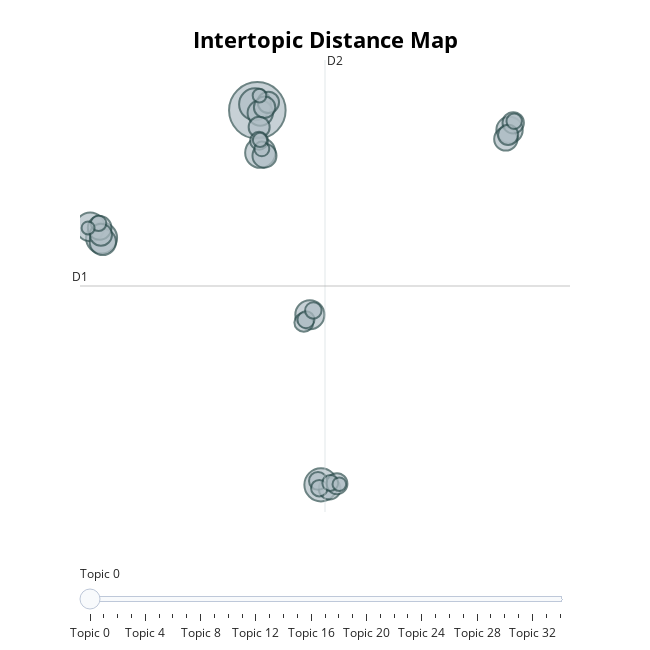

The notebook cell saved with this chart:
### Markdown cell above
Quantitative & Qualitative Evaluation Methods

### Code cell
# Quantitative Evaluation Methods
from gensim.models.coherencemodel import CoherenceModel
from gensim.corpora import Dictionary



# 1. Topic Coherence Score
# Prepare the texts and topics
tokenized_docs = [doc.split() for doc in beyondblue_documents]  # assuming preprocessed docs
dictionary = Dictionary(tokenized_docs)
corpus = [dictionary.doc2bow(doc) for doc in tokenized_docs]

# Get top words per topic
topics_Coherence = topic_model.get_topics()
topic_words = []
for topic_id in topics_Coherence:
    words = [word for word, _ in topics_Coherence[topic_id]]
    topic_words.append(words)

# Compute coherence score
coherence_model = CoherenceModel(
    topics=topic_words,
    texts=tokenized_docs,
    dictionary=dictionary,
    coherence='c_v'  # or 'u_mass', 'c_npmi', etc.
)
coherence = coherence_model.get_coherence()
print(f"Coherence Score: {coherence:.4f}")



# 2. Topic Diversity Score
def topic_diversity(topics, topk=10):
    all_words = [word for topic in topics.values() for word, _ in topic[:topk]]
    unique_words = set(all_words)
    return len(unique_words) / (len(topics) * topk)

# Usage
topics_dict = topic_model.get_topics()
div_score = topic_diversity(topics_dict, topk=10)
print(f"Topic Diversity: {div_score:.4f}")



# 3. Intra/Inter-topic Distance via beyondblue_embeddings
from sklearn.metrics import silhouette_score
import numpy as np

# 1️ Get document beyondblue_embeddings # optional but helps distance metrics
# beyondblue_embeddings

# 2️ Drop outliers so every sample has a valid cluster label
valid_idx   = [i for i, t in enumerate(topics) if t != -1]
X_valid     = beyondblue_embeddings[valid_idx]
labels_valid = np.array(topics)[valid_idx]

# 3️ Compute silhouette (cosine distance works better for transformers)
score = silhouette_score(X_valid, labels_valid, metric="cosine")
print(f"Silhouette Score: {score:.4f}")






# Qualitative Evaluation Methods

# 1. Review Top Words per Topic
for topic in set(topics):
    print(f"Topic {topic}:")
    print(topic_model.get_topic(topic))

# 2. Inspect Topic Examples
# topic_model.get_representative_docs()

# 3. Visualize Topic Distribution
# topic_model.visualize_barchart(top_n_topics=10)
# topic_model.visualize_distribution(probs, min_probability=0.015)

# 4. Visualize Topics with UMAP
topic_model.visualize_topics()

### Figure 1 — Plotly figure (JSON) as saved in the notebook; plotly's stock layout.template omitted (floating-point values rounded to 4 significant figures)
{"data": [{"customdata": [[0, "im | like | dont | ive | feel", 189], [1, "help | ive | im | know | mental", 65], [2, "dont | im | like | feel | know", 60], [3, "im | really | going | feel | like", 57], [4, "mum | would | family | home | didnt", 54], [5, "years | sister | mum | life | family", 50], [6, "mum | lost | died | cancer | ago", 49], [7, "life | thoughts | people | experience | feel", 41], [8, "gp | plan | psychologist | psychiatrist | new", 41], [9, "im | ive | feel | like | dont", 38], [10, "relationship | love | partner | married | years", 34], [11, "im | life | go | feel | cat", 33], [12, "mental | community | many | people | communities", 32], [13, "help | anxiety | work | feel | get", 29], [14, "time | anxiety | anyone | ive | year", 28], [15, "dont | want | dont know | know | dont want", 27], [16, "dont | im | know | dont know | feel", 27], [17, "feel | ive | time | years | thoughts", 27], [18, "anxiety | anyone | depression | ptsd | diagnosed", 26], [19, "im | like | feel | dont | feel like", 26], [20, "health | mental | one | family | mental health", 24], [21, "grief | lost | know | time | would", 21], [22, "job | get | im | dont | work", 19], [23, "im | dont | life | even | get", 19], [24, "vet | baby | never | life | dogs", 17], [25, "im | ive | tone | time | public", 16], [26, "office | manager | work | staff | boss", 16], [27, "significant | conference | colleague | work | grief", 15], [28, "job | today | mum | feel | refuses", 14], [29, "anxiety | sleep | im | medication | ive", 14], [30, "work | im | life | back | go", 13], [31, "im | life | work | ive | job", 12], [32, "narcissistic | narcissistic abuse | abuse | survivor | support groups", 11], [33, "im | feeling | feel | ive | really", 11], [34, "lost | ago | years | ago lost | passed", 10]], "hovertemplate": "<b>Topic %{customdata[0]}</b><br>%{customdata[1]}<br>Size: %{customdata[2]}", "legendgroup": "", "marker": {"color": "#B0BEC5", "line": {"color": "DarkSlateGrey", "width": 2}, "size": [189, 65, 60, 57, 54, 50, 49, 41, 41, 38, 34, 33, 32, 29, 28, 27, 27, 27, 26, 26, 24, 21, 19, 19, 17, 16, 16, 15, 14, 14, 13, 12, 11, 11, 10], "sizemode": "area", "sizeref": 0.1181, "symbol": "circle"}, "mode": "markers", "name": "", "orientation": "v", "showlegend": false, "type": "scatter", "x": [7.993, 12.41, 7.834, -2.816, 8.197, 11.64, -3.604, 25.49, -2.728, 8.197, 8.489, -2.948, 25.23, -2.86, 13.01, 8.757, 8.497, 25.75, 13.52, 8.119, 25.39, 11.22, 8.113, 12.2, 11.37, 12.29, 11.88, 13.05, -3.021, 25.82, 8.306, 8.176, 13.68, 8.143, -3.749], "xaxis": "x", "y": [12.21, -8.332, 12.55, 5.211, 9.89, 0.9983, 5.826, 11.14, 4.995, 12.07, 9.728, 5.768, 10.65, 5.391, -8.542, 12.65, 12.39, 11.53, -8.27, 11.29, 10.87, 0.581, 10.54, -8.117, 0.7299, -8.514, 1.237, -8.228, 6.018, 11.62, 10.1, 10.59, -8.297, 13.02, 5.762], "yaxis": "y"}], "layout": {"annotations": [{"showarrow": false, "text": "D1", "x": -4.311, "y": 2.577, "yshift": 10}, {"showarrow": false, "text": "D2", "x": 12.69, "xshift": 10, "y": 14.98}], "height": 650, "hoverlabel": {"bgcolor": "white", "font": {"family": "Rockwell", "size": 16}}, "legend": {"itemsizing": "constant", "tracegroupgap": 0}, "margin": {"t": 60}, "shapes": [{"line": {"color": "#CFD8DC", "width": 2}, "type": "line", "x0": 12.69, "x1": 12.69, "y0": -9.823, "y1": 14.98}, {"line": {"color": "#9E9E9E", "width": 2}, "type": "line", "x0": -4.311, "x1": 29.69, "y0": 2.577, "y1": 2.577}], "sliders": [{"active": 0, "pad": {"t": 50}, "steps": [{"args": [{"marker.color": [["red", "#B0BEC5", "#B0BEC5", "#B0BEC5", "#B0BEC5", "#B0BEC5", "#B0BEC5", "#B0BEC5", "#B0BEC5", "#B0BEC5", "#B0BEC5", "#B0BEC5", "#B0BEC5", "#B0BEC5", "#B0BEC5", "#B0BEC5", "#B0BEC5", "#B0BEC5", "#B0BEC5", "#B0BEC5", "#B0BEC5", "#B0BEC5", "#B0BEC5", "#B0BEC5", "#B0BEC5", "#B0BEC5", "#B0BEC5", "#B0BEC5", "#B0BEC5", "#B0BEC5", "#B0BEC5", "#B0BEC5", "#B0BEC5", "#B0BEC5", "#B0BEC5"]]}], "label": "Topic 0", "method": "update"}, {"args": [{"marker.color": [["#B0BEC5", "red", "#B0BEC5", "#B0BEC5", "#B0BEC5", "#B0BEC5", "#B0BEC5", "#B0BEC5", "#B0BEC5", "#B0BEC5", "#B0BEC5", "#B0BEC5", "#B0BEC5", "#B0BEC5", "#B0BEC5", "#B0BEC5", "#B0BEC5", "#B0BEC5", "#B0BEC5", "#B0BEC5", "#B0BEC5", "#B0BEC5", "#B0BEC5", "#B0BEC5", "#B0BEC5", "#B0BEC5", "#B0BEC5", "#B0BEC5", "#B0BEC5", "#B0BEC5", "#B0BEC5", "#B0BEC5", "#B0BEC5", "#B0BEC5", "#B0BEC5"]]}], "label": "Topic 1", "method": "update"}, {"args": [{"marker.color": [["#B0BEC5", "#B0BEC5", "red", "#B0BEC5", "#B0BEC5", "#B0BEC5", "#B0BEC5", "#B0BEC5", "#B0BEC5", "#B0BEC5", "#B0BEC5", "#B0BEC5", "#B0BEC5", "#B0BEC5", "#B0BEC5", "#B0BEC5", "#B0BEC5", "#B0BEC5", "#B0BEC5", "#B0BEC5", "#B0BEC5", "#B0BEC5", "#B0BEC5", "#B0BEC5", "#B0BEC5", "#B0BEC5", "#B0BEC5", "#B0BEC5", "#B0BEC5", "#B0BEC5", "#B0BEC5", "#B0BEC5", "#B0BEC5", "#B0BEC5", "#B0BEC5"]]}], "label": "Topic 2", "method": "update"}, {"args": [{"marker.color": [["#B0BEC5", "#B0BEC5", "#B0BEC5", "red", "#B0BEC5", "#B0BEC5", "#B0BEC5", "#B0BEC5", "#B0BEC5", "#B0BEC5", "#B0BEC5", "#B0BEC5", "#B0BEC5", "#B0BEC5", "#B0BEC5", "#B0BEC5", "#B0BEC5", "#B0BEC5", "#B0BEC5", "#B0BEC5", "#B0BEC5", "#B0BEC5", "#B0BEC5", "#B0BEC5", "#B0BEC5", "#B0BEC5", "#B0BEC5", "#B0BEC5", "#B0BEC5", "#B0BEC5", "#B0BEC5", "#B0BEC5", "#B0BEC5", "#B0BEC5", "#B0BEC5"]]}], "label": "Topic 3", "method": "update"}, {"args": [{"marker.color": [["#B0BEC5", "#B0BEC5", "#B0BEC5", "#B0BEC5", "red", "#B0BEC5", "#B0BEC5", "#B0BEC5", "#B0BEC5", "#B0BEC5", "#B0BEC5", "#B0BEC5", "#B0BEC5", "#B0BEC5", "#B0BEC5", "#B0BEC5", "#B0BEC5", "#B0BEC5", "#B0BEC5", "#B0BEC5", "#B0BEC5", "#B0BEC5", "#B0BEC5", "#B0BEC5", "#B0BEC5", "#B0BEC5", "#B0BEC5", "#B0BEC5", "#B0BEC5", "#B0BEC5", "#B0BEC5", "#B0BEC5", "#B0BEC5", "#B0BEC5", "#B0BEC5"]]}], "label": "Topic 4", "method": "update"}, {"args": [{"marker.color": [["#B0BEC5", "#B0BEC5", "#B0BEC5", "#B0BEC5", "#B0BEC5", "red", "#B0BEC5", "#B0BEC5", "#B0BEC5", "#B0BEC5", "#B0BEC5", "#B0BEC5", "#B0BEC5", "#B0BEC5", "#B0BEC5", "#B0BEC5", "#B0BEC5", "#B0BEC5", "#B0BEC5", "#B0BEC5", "#B0BEC5", "#B0BEC5", "#B0BEC5", "#B0BEC5", "#B0BEC5", "#B0BEC5", "#B0BEC5", "#B0BEC5", "#B0BEC5", "#B0BEC5", "#B0BEC5", "#B0BEC5", "#B0BEC5", "#B0BEC5", "#B0BEC5"]]}], "label": "Topic 5", "method": "update"}, {"args": [{"marker.color": [["#B0BEC5", "#B0BEC5", "#B0BEC5", "#B0BEC5", "#B0BEC5", "#B0BEC5", "red", "#B0BEC5", "#B0BEC5", "#B0BEC5", "#B0BEC5", "#B0BEC5", "#B0BEC5", "#B0BEC5", "#B0BEC5", "#B0BEC5", "#B0BEC5", "#B0BEC5", "#B0BEC5", "#B0BEC5", "#B0BEC5", "#B0BEC5", "#B0BEC5", "#B0BEC5", "#B0BEC5", "#B0BEC5", "#B0BEC5", "#B0BEC5", "#B0BEC5", "#B0BEC5", "#B0BEC5", "#B0BEC5", "#B0BEC5", "#B0BEC5", "#B0BEC5"]]}], "label": "Topic 6", "method": "update"}, {"args": [{"marker.color": [["#B0BEC5", "#B0BEC5", "#B0BEC5", "#B0BEC5", "#B0BEC5", "#B0BEC5", "#B0BEC5", "red", "#B0BEC5", "#B0BEC5", "#B0BEC5", "#B0BEC5", "#B0BEC5", "#B0BEC5", "#B0BEC5", "#B0BEC5", "#B0BEC5", "#B0BEC5", "#B0BEC5", "#B0BEC5", "#B0BEC5", "#B0BEC5", "#B0BEC5", "#B0BEC5", "#B0BEC5", "#B0BEC5", "#B0BEC5", "#B0BEC5", "#B0BEC5", "#B0BEC5", "#B0BEC5", "#B0BEC5", "#B0BEC5", "#B0BEC5", "#B0BEC5"]]}], "label": "Topic 7", "method": "update"}, {"args": [{"marker.color": [["#B0BEC5", "#B0BEC5", "#B0BEC5", "#B0BEC5", "#B0BEC5", "#B0BEC5", "#B0BEC5", "#B0BEC5", "red", "#B0BEC5", "#B0BEC5", "#B0BEC5", "#B0BEC5", "#B0BEC5", "#B0BEC5", "#B0BEC5", "#B0BEC5", "#B0BEC5", "#B0BEC5", "#B0BEC5", "#B0BEC5", "#B0BEC5", "#B0BEC5", "#B0BEC5", "#B0BEC5", "#B0BEC5", "#B0BEC5", "#B0BEC5", "#B0BEC5", "#B0BEC5", "#B0BEC5", "#B0BEC5", "#B0BEC5", "#B0BEC5", "#B0BEC5"]]}], "label": "Topic 8", "method": "update"}, {"args": [{"marker.color": [["#B0BEC5", "#B0BEC5", "#B0BEC5", "#B0BEC5", "#B0BEC5", "#B0BEC5", "#B0BEC5", "#B0BEC5", "#B0BEC5", "red", "#B0BEC5", "#B0BEC5", "#B0BEC5", "#B0BEC5", "#B0BEC5", "#B0BEC5", "#B0BEC5", "#B0BEC5", "#B0BEC5", "#B0BEC5", "#B0BEC5", "#B0BEC5", "#B0BEC5", "#B0BEC5", "#B0BEC5", "#B0BEC5", "#B0BEC5", "#B0BEC5", "#B0BEC5", "#B0BEC5", "#B0BEC5", "#B0BEC5", "#B0BEC5", "#B0BEC5", "#B0BEC5"]]}], "label": "Topic 9", "method": "update"}, {"args": [{"marker.color": [["#B0BEC5", "#B0BEC5", "#B0BEC5", "#B0BEC5", "#B0BEC5", "#B0BEC5", "#B0BEC5", "#B0BEC5", "#B0BEC5", "#B0BEC5", "red", "#B0BEC5", "#B0BEC5", "#B0BEC5", "#B0BEC5", "#B0BEC5", "#B0BEC5", "#B0BEC5", "#B0BEC5", "#B0BEC5", "#B0BEC5", "#B0BEC5", "#B0BEC5", "#B0BEC5", "#B0BEC5", "#B0BEC5", "#B0BEC5", "#B0BEC5", "#B0BEC5", "#B0BEC5", "#B0BEC5", "#B0BEC5", "#B0BEC5", "#B0BEC5", "#B0BEC5"]]}], "label": "Topic 10", "method": "update"}, {"args": [{"marker.color": [["#B0BEC5", "#B0BEC5", "#B0BEC5", "#B0BEC5", "#B0BEC5", "#B0BEC5", "#B0BEC5", "#B0BEC5", "#B0BEC5", "#B0BEC5", "#B0BEC5", "red", "#B0BEC5", "#B0BEC5", "#B0BEC5", "#B0BEC5", "#B0BEC5", "#B0BEC5", "#B0BEC5", "#B0BEC5", "#B0BEC5", "#B0BEC5", "#B0BEC5", "#B0BEC5", "#B0BEC5", "#B0BEC5", "#B0BEC5", "#B0BEC5", "#B0BEC5", "#B0BEC5", "#B0BEC5", "#B0BEC5", "#B0BEC5", "#B0BEC5", "#B0BEC5"]]}], "label": "Topic 11", "method": "update"}, {"args": [{"marker.color": [["#B0BEC5", "#B0BEC5", "#B0BEC5", "#B0BEC5", "#B0BEC5", "#B0BEC5", "#B0BEC5", "#B0BEC5", "#B0BEC5", "#B0BEC5", "#B0BEC5", "#B0BEC5", "red", "#B0BEC5", "#B0BEC5", "#B0BEC5", "#B0BEC5", "#B0BEC5", "#B0BEC5", "#B0BEC5", "#B0BEC5", "#B0BEC5", "#B0BEC5", "#B0BEC5", "#B0BEC5", "#B0BEC5", "#B0BEC5", "#B0BEC5", "#B0BEC5", "#B0BEC5", "#B0BEC5", "#B0BEC5", "#B0BEC5", "#B0BEC5", "#B0BEC5"]]}], "label": "Topic 12", "method": "update"}, {"args": [{"marker.color": [["#B0BEC5", "#B0BEC5", "#B0BEC5", "#B0BEC5", "#B0BEC5", "#B0BEC5", "#B0BEC5", "#B0BEC5", "#B0BEC5", "#B0BEC5", "#B0BEC5", "#B0BEC5", "#B0BEC5", "red", "#B0BEC5", "#B0BEC5", "#B0BEC5", "#B0BEC5", "#B0BEC5", "#B0BEC5", "#B0BEC5", "#B0BEC5", "#B0BEC5", "#B0BEC5", "#B0BEC5", "#B0BEC5", "#B0BEC5", "#B0BEC5", "#B0BEC5", "#B0BEC5", "#B0BEC5", "#B0BEC5", "#B0BEC5", "#B0BEC5", "#B0BEC5"]]}], "label": "Topic 13", "method": "update"}, {"args": [{"marker.color": [["#B0BEC5", "#B0BEC5", "#B0BEC5", "#B0BEC5", "#B0BEC5", "#B0BEC5", "#B0BEC5", "#B0BEC5", "#B0BEC5", "#B0BEC5", "#B0BEC5", "#B0BEC5", "#B0BEC5", "#B0BEC5", "red", "#B0BEC5", "#B0BEC5", "#B0BEC5", "#B0BEC5", "#B0BEC5", "#B0BEC5", "#B0BEC5", "#B0BEC5", "#B0BEC5", "#B0BEC5", "#B0BEC5", "#B0BEC5", "#B0BEC5", "#B0BEC5", "#B0BEC5", "#B0BEC5", "#B0BEC5", "#B0BEC5", "#B0BEC5", "#B0BEC5"]]}], "label": "Topic 14", "method": "update"}, {"args": [{"marker.color": [["#B0BEC5", "#B0BEC5", "#B0BEC5", "#B0BEC5", "#B0BEC5", "#B0BEC5", "#B0BEC5", "#B0BEC5", "#B0BEC5", "#B0BEC5", "#B0BEC5", "#B0BEC5", "#B0BEC5", "#B0BEC5", "#B0BEC5", "red", "#B0BEC5", "#B0BEC5", "#B0BEC5", "#B0BEC5", "#B0BEC5", "#B0BEC5", "#B0BEC5", "#B0BEC5", "#B0BEC5", "#B0BEC5", "#B0BEC5", "#B0BEC5", "#B0BEC5", "#B0BEC5", "#B0BEC5", "#B0BEC5", "#B0BEC5", "#B0BEC5", "#B0BEC5"]]}], "label": "Topic 15", "method": "update"}, {"args": [{"marker.color": [["#B0BEC5", "#B0BEC5", "#B0BEC5", "#B0BEC5", "#B0BEC5", "#B0BEC5", "#B0BEC5", "#B0BEC5", "#B0BEC5", "#B0BEC5", "#B0BEC5", "#B0BEC5", "#B0BEC5", "#B0BEC5", "#B0BEC5", "#B0BEC5", "red", "#B0BEC5", "#B0BEC5", "#B0BEC5", "#B0BEC5", "#B0BEC5", "#B0BEC5", "#B0BEC5", "#B0BEC5", "#B0BEC5", "#B0BEC5", "#B0BEC5", "#B0BEC5", "#B0BEC5", "#B0BEC5", "#B0BEC5", "#B0BEC5", "#B0BEC5", "#B0BEC5"]]}], "label": "Topic 16", "method": "update"}, {"args": [{"marker.color": [["#B0BEC5", "#B0BEC5", "#B0BEC5", "#B0BEC5", "#B0BEC5", "#B0BEC5", "#B0BEC5", "#B0BEC5", "#B0BEC5", "#B0BEC5", "#B0BEC5", "#B0BEC5", "#B0BEC5", "#B0BEC5", "#B0BEC5", "#B0BEC5", "#B0BEC5", "red", "#B0BEC5", "#B0BEC5", "#B0BEC5", "#B0BEC5", "#B0BEC5", "#B0BEC5", "#B0BEC5", "#B0BEC5", "#B0BEC5", "#B0BEC5", "#B0BEC5", "#B0BEC5", "#B0BEC5", "#B0BEC5", "#B0BEC5", "#B0BEC5", "#B0BEC5"]]}], "label": "Topic 17", "method": "update"}, {"args": [{"marker.color": [["#B0BEC5", "#B0BEC5", "#B0BEC5", "#B0BEC5", "#B0BEC5", "#B0BEC5", "#B0BEC5", "#B0BEC5", "#B0BEC5", "#B0BEC5", "#B0BEC5", "#B0BEC5", "#B0BEC5", "#B0BEC5", "#B0BEC5", "#B0BEC5", "#B0BEC5", "#B0BEC5", "red", "#B0BEC5", "#B0BEC5", "#B0BEC5", "#B0BEC5", "#B0BEC5", "#B0BEC5", "#B0BEC5", "#B0BEC5", "#B0BEC5", "#B0BEC5", "#B0BEC5", "#B0BEC5", "#B0BEC5", "#B0BEC5", "#B0BEC5", "#B0BEC5"]]}], "label": "Topic 18", "method": "update"}, {"args": [{"marker.color": [["#B0BEC5", "#B0BEC5", "#B0BEC5", "#B0BEC5", "#B0BEC5", "#B0BEC5", "#B0BEC5", "#B0BEC5", "#B0BEC5", "#B0BEC5", "#B0BEC5", "#B0BEC5", "#B0BEC5", "#B0BEC5", "#B0BEC5", "#B0BEC5", "#B0BEC5", "#B0BEC5", "#B0BEC5", "red", "#B0BEC5", "#B0BEC5", "#B0BEC5", "#B0BEC5", "#B0BEC5", "#B0BEC5", "#B0BEC5", "#B0BEC5", "#B0BEC5", "#B0BEC5", "#B0BEC5", "#B0BEC5", "#B0BEC5", "#B0BEC5", "#B0BEC5"]]}], "label": "Topic 19", "method": "update"}, {"args": [{"marker.color": [["#B0BEC5", "#B0BEC5", "#B0BEC5", "#B0BEC5", "#B0BEC5", "#B0BEC5", "#B0BEC5", "#B0BEC5", "#B0BEC5", "#B0BEC5", "#B0BEC5", "#B0BEC5", "#B0BEC5", "#B0BEC5", "#B0BEC5", "#B0BEC5", "#B0BEC5", "#B0BEC5", "#B0BEC5", "#B0BEC5", "red", "#B0BEC5", "#B0BEC5", "#B0BEC5", "#B0BEC5", "#B0BEC5", "#B0BEC5", "#B0BEC5", "#B0BEC5", "#B0BEC5", "#B0BEC5", "#B0BEC5", "#B0BEC5", "#B0BEC5", "#B0BEC5"]]}], "label": "Topic 20", "method": "update"}, {"args": [{"marker.color": [["#B0BEC5", "#B0BEC5", "#B0BEC5", "#B0BEC5", "#B0BEC5", "#B0BEC5", "#B0BEC5", "#B0BEC5", "#B0BEC5", "#B0BEC5", "#B0BEC5", "#B0BEC5", "#B0BEC5", "#B0BEC5", "#B0BEC5", "#B0BEC5", "#B0BEC5", "#B0BEC5", "#B0BEC5", "#B0BEC5", "#B0BEC5", "red", "#B0BEC5", "#B0BEC5", "#B0BEC5", "#B0BEC5", "#B0BEC5", "#B0BEC5", "#B0BEC5", "#B0BEC5", "#B0BEC5", "#B0BEC5", "#B0BEC5", "#B0BEC5", "#B0BEC5"]]}], "label": "Topic 21", "method": "update"}, {"args": [{"marker.color": [["#B0BEC5", "#B0BEC5", "#B0BEC5", "#B0BEC5", "#B0BEC5", "#B0BEC5", "#B0BEC5", "#B0BEC5", "#B0BEC5", "#B0BEC5", "#B0BEC5", "#B0BEC5", "#B0BEC5", "#B0BEC5", "#B0BEC5", "#B0BEC5", "#B0BEC5", "#B0BEC5", "#B0BEC5", "#B0BEC5", "#B0BEC5", "#B0BEC5", "red", "#B0BEC5", "#B0BEC5", "#B0BEC5", "#B0BEC5", "#B0BEC5", "#B0BEC5", "#B0BEC5", "#B0BEC5", "#B0BEC5", "#B0BEC5", "#B0BEC5", "#B0BEC5"]]}], "label": "Topic 22", "method": "update"}, {"args": [{"marker.color": [["#B0BEC5", "#B0BEC5", "#B0BEC5", "#B0BEC5", "#B0BEC5", "#B0BEC5", "#B0BEC5", "#B0BEC5", "#B0BEC5", "#B0BEC5", "#B0BEC5", "#B0BEC5", "#B0BEC5", "#B0BEC5", "#B0BEC5", "#B0BEC5", "#B0BEC5", "#B0BEC5", "#B0BEC5", "#B0BEC5", "#B0BEC5", "#B0BEC5", "#B0BEC5", "red", "#B0BEC5", "#B0BEC5", "#B0BEC5", "#B0BEC5", "#B0BEC5", "#B0BEC5", "#B0BEC5", "#B0BEC5", "#B0BEC5", "#B0BEC5", "#B0BEC5"]]}], "label": "Topic 23", "method": "update"}, {"args": [{"marker.color": [["#B0BEC5", "#B0BEC5", "#B0BEC5", "#B0BEC5", "#B0BEC5", "#B0BEC5", "#B0BEC5", "#B0BEC5", "#B0BEC5", "#B0BEC5", "#B0BEC5", "#B0BEC5", "#B0BEC5", "#B0BEC5", "#B0BEC5", "#B0BEC5", "#B0BEC5", "#B0BEC5", "#B0BEC5", "#B0BEC5", "#B0BEC5", "#B0BEC5", "#B0BEC5", "#B0BEC5", "red", "#B0BEC5", "#B0BEC5", "#B0BEC5", "#B0BEC5", "#B0BEC5", "#B0BEC5", "#B0BEC5", "#B0BEC5", "#B0BEC5", "#B0BEC5"]]}], "label": "Topic 24", "method": "update"}, {"args": [{"marker.color": [["#B0BEC5", "#B0BEC5", "#B0BEC5", "#B0BEC5", "#B0BEC5", "#B0BEC5", "#B0BEC5", "#B0BEC5", "#B0BEC5", "#B0BEC5", "#B0BEC5", "#B0BEC5", "#B0BEC5", "#B0BEC5", "#B0BEC5", "#B0BEC5", "#B0BEC5", "#B0BEC5", "#B0BEC5", "#B0BEC5", "#B0BEC5", "#B0BEC5", "#B0BEC5", "#B0BEC5", "#B0BEC5", "red", "#B0BEC5", "#B0BEC5", "#B0BEC5", "#B0BEC5", "#B0BEC5", "#B0BEC5", "#B0BEC5", "#B0BEC5", "#B0BEC5"]]}], "label": "Topic 25", "method": "update"}, {"args": [{"marker.color": [["#B0BEC5", "#B0BEC5", "#B0BEC5", "#B0BEC5", "#B0BEC5", "#B0BEC5", "#B0BEC5", "#B0BEC5", "#B0BEC5", "#B0BEC5", "#B0BEC5", "#B0BEC5", "#B0BEC5", "#B0BEC5", "#B0BEC5", "#B0BEC5", "#B0BEC5", "#B0BEC5", "#B0BEC5", "#B0BEC5", "#B0BEC5", "#B0BEC5", "#B0BEC5", "#B0BEC5", "#B0BEC5", "#B0BEC5", "red", "#B0BEC5", "#B0BEC5", "#B0BEC5", "#B0BEC5", "#B0BEC5", "#B0BEC5", "#B0BEC5", "#B0BEC5"]]}], "label": "Topic 26", "method": "update"}, {"args": [{"marker.color": [["#B0BEC5", "#B0BEC5", "#B0BEC5", "#B0BEC5", "#B0BEC5", "#B0BEC5", "#B0BEC5", "#B0BEC5", "#B0BEC5", "#B0BEC5", "#B0BEC5", "#B0BEC5", "#B0BEC5", "#B0BEC5", "#B0BEC5", "#B0BEC5", "#B0BEC5", "#B0BEC5", "#B0BEC5", "#B0BEC5", "#B0BEC5", "#B0BEC5", "#B0BEC5", "#B0BEC5", "#B0BEC5", "#B0BEC5", "#B0BEC5", "red", "#B0BEC5", "#B0BEC5", "#B0BEC5", "#B0BEC5", "#B0BEC5", "#B0BEC5", "#B0BEC5"]]}], "label": "Topic 27", "method": "update"}, {"args": [{"marker.color": [["#B0BEC5", "#B0BEC5", "#B0BEC5", "#B0BEC5", "#B0BEC5", "#B0BEC5", "#B0BEC5", "#B0BEC5", "#B0BEC5", "#B0BEC5", "#B0BEC5", "#B0BEC5", "#B0BEC5", "#B0BEC5", "#B0BEC5", "#B0BEC5", "#B0BEC5", "#B0BEC5", "#B0BEC5", "#B0BEC5", "#B0BEC5", "#B0BEC5", "#B0BEC5", "#B0BEC5", "#B0BEC5", "#B0BEC5", "#B0BEC5", "#B0BEC5", "red", "#B0BEC5", "#B0BEC5", "#B0BEC5", "#B0BEC5", "#B0BEC5", "#B0BEC5"]]}], "label": "Topic 28", "method": "update"}, {"args": [{"marker.color": [["#B0BEC5", "#B0BEC5", "#B0BEC5", "#B0BEC5", "#B0BEC5", "#B0BEC5", "#B0BEC5", "#B0BEC5", "#B0BEC5", "#B0BEC5", "#B0BEC5", "#B0BEC5", "#B0BEC5", "#B0BEC5", "#B0BEC5", "#B0BEC5", "#B0BEC5", "#B0BEC5", "#B0BEC5", "#B0BEC5", "#B0BEC5", "#B0BEC5", "#B0BEC5", "#B0BEC5", "#B0BEC5", "#B0BEC5", "#B0BEC5", "#B0BEC5", "#B0BEC5", "red", "#B0BEC5", "#B0BEC5", "#B0BEC5", "#B0BEC5", "#B0BEC5"]]}], "label": "Topic 29", "method": "update"}, {"args": [{"marker.color": [["#B0BEC5", "#B0BEC5", "#B0BEC5", "#B0BEC5", "#B0BEC5", "#B0BEC5", "#B0BEC5", "#B0BEC5", "#B0BEC5", "#B0BEC5", "#B0BEC5", "#B0BEC5", "#B0BEC5", "#B0BEC5", "#B0BEC5", "#B0BEC5", "#B0BEC5", "#B0BEC5", "#B0BEC5", "#B0BEC5", "#B0BEC5", "#B0BEC5", "#B0BEC5", "#B0BEC5", "#B0BEC5", "#B0BEC5", "#B0BEC5", "#B0BEC5", "#B0BEC5", "#B0BEC5", "red", "#B0BEC5", "#B0BEC5", "#B0BEC5", "#B0BEC5"]]}], "label": "Topic 30", "method": "update"}, {"args": [{"marker.color": [["#B0BEC5", "#B0BEC5", "#B0BEC5", "#B0BEC5", "#B0BEC5", "#B0BEC5", "#B0BEC5", "#B0BEC5", "#B0BEC5", "#B0BEC5", "#B0BEC5", "#B0BEC5", "#B0BEC5", "#B0BEC5", "#B0BEC5", "#B0BEC5", "#B0BEC5", "#B0BEC5", "#B0BEC5", "#B0BEC5", "#B0BEC5", "#B0BEC5", "#B0BEC5", "#B0BEC5", "#B0BEC5", "#B0BEC5", "#B0BEC5", "#B0BEC5", "#B0BEC5", "#B0BEC5", "#B0BEC5", "red", "#B0BEC5", "#B0BEC5", "#B0BEC5"]]}], "label": "Topic 31", "method": "update"}, {"args": [{"marker.color": [["#B0BEC5", "#B0BEC5", "#B0BEC5", "#B0BEC5", "#B0BEC5", "#B0BEC5", "#B0BEC5", "#B0BEC5", "#B0BEC5", "#B0BEC5", "#B0BEC5", "#B0BEC5", "#B0BEC5", "#B0BEC5", "#B0BEC5", "#B0BEC5", "#B0BEC5", "#B0BEC5", "#B0BEC5", "#B0BEC5", "#B0BEC5", "#B0BEC5", "#B0BEC5", "#B0BEC5", "#B0BEC5", "#B0BEC5", "#B0BEC5", "#B0BEC5", "#B0BEC5", "#B0BEC5", "#B0BEC5", "#B0BEC5", "red", "#B0BEC5", "#B0BEC5"]]}], "label": "Topic 32", "method": "update"}, {"args": [{"marker.color": [["#B0BEC5", "#B0BEC5", "#B0BEC5", "#B0BEC5", "#B0BEC5", "#B0BEC5", "#B0BEC5", "#B0BEC5", "#B0BEC5", "#B0BEC5", "#B0BEC5", "#B0BEC5", "#B0BEC5", "#B0BEC5", "#B0BEC5", "#B0BEC5", "#B0BEC5", "#B0BEC5", "#B0BEC5", "#B0BEC5", "#B0BEC5", "#B0BEC5", "#B0BEC5", "#B0BEC5", "#B0BEC5", "#B0BEC5", "#B0BEC5", "#B0BEC5", "#B0BEC5", "#B0BEC5", "#B0BEC5", "#B0BEC5", "#B0BEC5", "red", "#B0BEC5"]]}], "label": "Topic 33", "method": "update"}, {"args": [{"marker.color": [["#B0BEC5", "#B0BEC5", "#B0BEC5", "#B0BEC5", "#B0BEC5", "#B0BEC5", "#B0BEC5", "#B0BEC5", "#B0BEC5", "#B0BEC5", "#B0BEC5", "#B0BEC5", "#B0BEC5", "#B0BEC5", "#B0BEC5", "#B0BEC5", "#B0BEC5", "#B0BEC5", "#B0BEC5", "#B0BEC5", "#B0BEC5", "#B0BEC5", "#B0BEC5", "#B0BEC5", "#B0BEC5", "#B0BEC5", "#B0BEC5", "#B0BEC5", "#B0BEC5", "#B0BEC5", "#B0BEC5", "#B0BEC5", "#B0BEC5", "#B0BEC5", "red"]]}], "label": "Topic 34", "method": "update"}]}], "title": {"font": {"color": "Black", "size": 22}, "text": "<b>Intertopic Distance Map</b>", "x": 0.5, "xanchor": "center", "y": 0.95, "yanchor": "top"}, "width": 650, "xaxis": {"anchor": "y", "domain": [0, 1], "range": [-4.311, 29.69], "title": {"text": ""}, "visible": false}, "yaxis": {"anchor": "x", "domain": [0, 1], "range": [-9.823, 14.98], "title": {"text": ""}, "visible": false}}}
